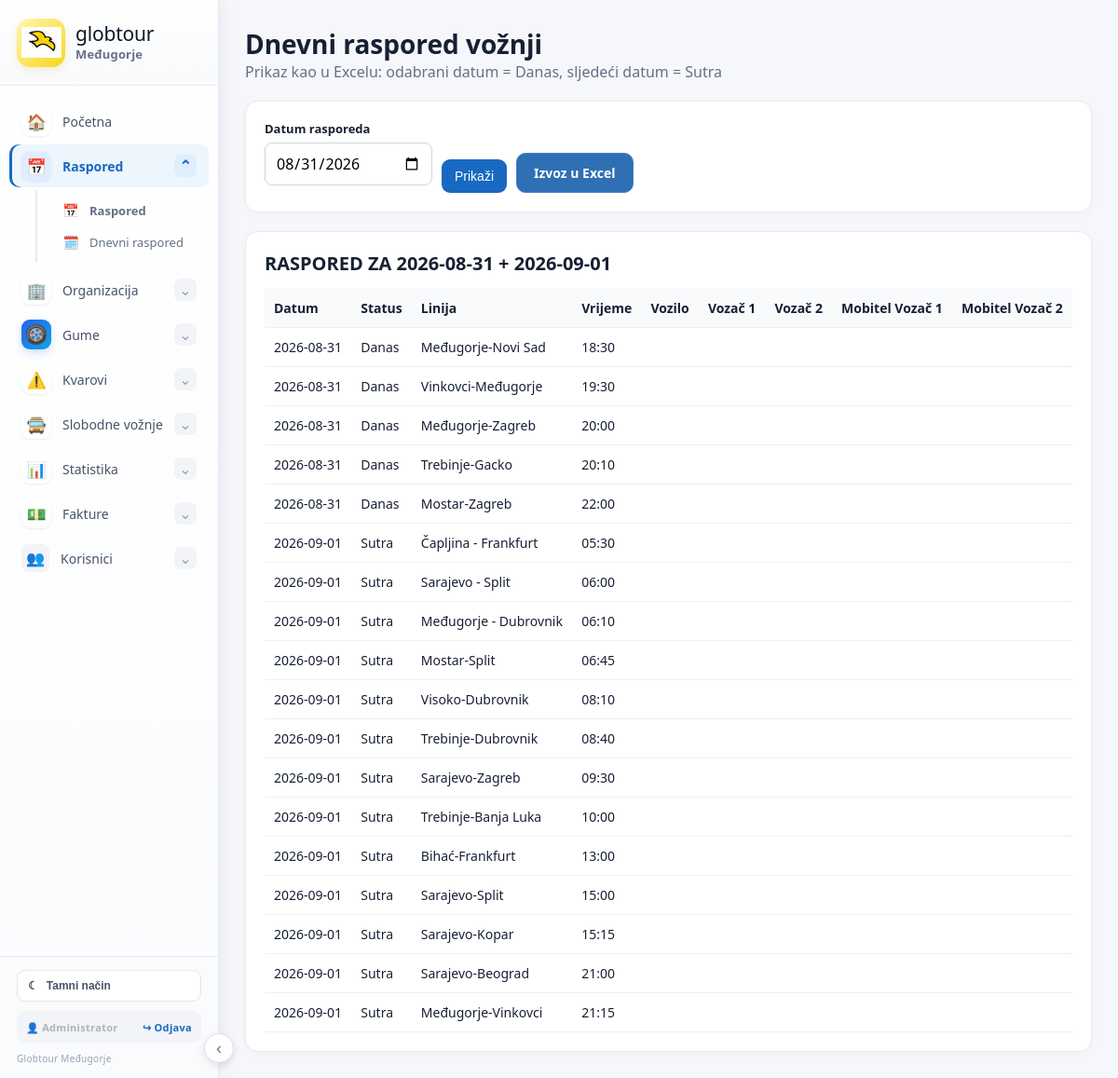
/dnevni (signed in), run on the app's committed database.
### tables this page shows
CREATE TABLE users (
        id INTEGER PRIMARY KEY AUTOINCREMENT,
        username TEXT UNIQUE NOT NULL,
        password_hash TEXT NOT NULL,
        full_name TEXT,
        role TEXT NOT NULL DEFAULT 'user',
        permissions TEXT DEFAULT '',
        active INTEGER NOT NULL DEFAULT 1
    );

CREATE TABLE lines (id INTEGER PRIMARY KEY,name TEXT NOT NULL,origin TEXT,destination TEXT,departure TEXT,schedule_day TEXT,active TEXT DEFAULT 'Da', group_type TEXT DEFAULT 'D0', duration_hours_int INTEGER NOT NULL DEFAULT 0, duration_minutes INTEGER NOT NULL DEFAULT 0, duration_hours REAL NOT NULL DEFAULT 0, duration_days INTEGER NOT NULL DEFAULT 1, distance_km REAL NOT NULL DEFAULT 0, internal_return INTEGER NOT NULL DEFAULT 0);

### app.py (the view)
@permission_required("schedule_view")
@app.route("/dnevni")
def daily():
 from datetime import datetime
 d=request.args.get("date") or date.today().isoformat()
 try: selected=datetime.strptime(d,"%Y-%m-%d").date()
 except ValueError: selected=date.today()
 c=db(); rows,next_day=planned_rows_for_dates(c,selected)
 phone_rows=c.execute("SELECT name,phone FROM drivers").fetchall()
 phones={str(x["name"]).strip():(x["phone"] or "") for x in phone_rows if x["name"]}
 for r in rows:
  r["p1"]=phones.get((r.get("driver1") or "").strip(),"")
  r["p2"]=phones.get((r.get("driver2") or "").strip(),"")
 c.close()
 return render_template("daily.html",rows=rows,selected_date=selected.isoformat(),
                        tomorrow_date=next_day.isoformat())

### app.py (called while the page is built, shortened)
@app.context_processor
def inject_today():
 return {'today':date.today().isoformat()}

def db():
 ensure_return_schema()
 c=sqlite3.connect(DB); c.row_factory=sqlite3.Row
 seed_known_line_durations(c)
 return c

def line_runs_on(line, target_date):
    days=(line["schedule_day"] or "").strip()
    if not days:
        return False
    allowed={x.strip().upper() for x in days.split(",") if x.strip()}
    code={0:"PON",1:"UTO",2:"SRI",3:"ČET",4:"PET",5:"SUB",6:"NED"}[target_date.weekday()]
    return code in allowed

def line_group(line):
    g=(line["group_type"] or "").strip()
    return g if g in ("D0","D+1") else "D0"

@app.context_processor
def customer_select_options():
    try:
        c=db()
        rows=c.execute("SELECT id,name,id_number,vat_number,address,city,country,contact_person,phone,email,note FROM customers WHERE COALESCE(active,'Da')!='Ne' ORDER BY name COLLATE NOCASE").fetchall()
        c.close()
    except Exception:
        rows=[]
    return {"customer_rows":rows, "free_ride_customer_options":rows}

@app.context_processor
def inject_customer_lookup():
    def customer_by_name(name):
        return _customer_data(name)
    return {"customer_by_name":customer_by_name}

@app.context_processor
def inject_customers():
    try:
        c=db()
        rows=c.execute("SELECT name FROM customers WHERE COALESCE(active,'Da')!='Ne' ORDER BY name").fetchall()
        c.close()
    except Exception:
        rows=[]
    return {"customer_rows":rows}

@app.context_processor
def ctx(): return {"today":date.today().isoformat()}

def auth_user():
    uid=session.get("user_id")
    if not uid:
        return None
    try:
        c=db()
        row=c.execute("SELECT * FROM users WHERE id=? AND active=1",(uid,)).fetchone()
        c.close()
        return row
    except Exception:
        return None

def has_permission(user, key):
    if user is None:
        return False
    try:
        role=str(user["role"] or "").strip().lower()
        permissions=str(user["permissions"] or "")
        if role == "admin" or permissions.strip() == "*":
            return True
    except Exception:
        return False

@app.context_processor
def auth_context():
    return {"current_user": auth_user(), "has_permission": has_permission}

@app.before_request
def auth_guard():
    endpoint=request.endpoint or ""
    if endpoint in ("login", "static"):
        return None
    if not session.get("user_id"):
        return redirect(url_for("login"))
    return None

### templates/daily.html
{% extends "base.html" %}{% block content %}
<div class="title">
  <div>
    <h1>Dnevni raspored vožnji</h1>
    <div class="muted">Prikaz kao u Excelu: odabrani datum = Danas, sljedeći datum = Sutra</div>
  </div>
</div>
<div class="panel">
  <form class="filters">
    <div class="field"><label>Datum rasporeda</label><input type="date" name="date" value="{{selected_date}}"></div>
    <button class="btn">Prikaži</button>
    <a class="btn secondary"  href="/izvoz/excel?from={{selected_date}}&to={{selected_date}}&snapshot=1">Izvoz u Excel</a>
  </form>
</div>
<div class="panel">
  <h2>RASPORED ZA {{selected_date}} + {{tomorrow_date}}</h2>
  <table>
    <tr><th>Datum</th><th>Status</th><th>Linija</th><th>Vrijeme</th><th>Vozilo</th><th>Vozač 1</th><th>Vozač 2</th><th>Mobitel Vozač 1</th><th>Mobitel Vozač 2</th></tr>
    {% for r in rows %}
    <tr>
      <td>{{r.date}}</td>
      <td>{% if r.date == selected_date %}<span class="badge green">Danas</span>{% else %}<span class="badge">Sutra</span>{% endif %}</td>
      <td>{{r.line}}</td><td>{{r.time}}</td><td>{{r.vehicle or ''}}</td>
      <td>{{r.driver1 or ''}}</td><td>{{r.driver2 or ''}}</td><td>{{r.p1 or ''}}</td><td>{{r.p2 or ''}}</td>
    </tr>
    {% else %}<tr><td colspan="9">Nema rasporeda.</td></tr>{% endfor %}
  </table>
</div>
{% endblock %}

### templates/base.html (shortened to what this page needs)
<!doctype html><html lang="hr"><head><meta charset="utf-8"><meta name="viewport" content="width=device-width,initial-scale=1"><title>Globtour Međugorje</title><link rel="stylesheet" href="{{url_for('static',filename='style.css')}}">
</head><body>
<aside class="sidebar">
  <div class="sidebar-brand">
    <a href="/" class="brand">
      <span class="brand-logo"><img src="{{url_for('static',filename='globtour-bird.png')}}" alt="Globtour"></span>
      <span class="brand-text"><span>globtour</span><strong>Međugorje</strong></span>
    </a>
  </div>
  <nav class="side-nav">
    <a class="side-link" href="/"><span class="side-icon main-nav-icon">🏠</span><span>Početna</span></a>
    <details class="side-group">
      <summary><span class="side-icon main-nav-icon">📅</span><span>Raspored</span><span class="chevron">⌄</span></summary>
      <div class="side-sub">
        <a href="/raspored"><span class="sub-icon">📅</span>Raspored</a>
        <a href="/dnevni"><span class="sub-icon">🗓️</span>Dnevni raspored</a>
      </div>
    </details>
    <details class="side-group">
      <summary><span class="side-icon main-nav-icon">🏢</span><span>Organizacija</span><span class="chevron">⌄</span></summary>
    </details>
    <details class="side-group">
      <summary><span class="side-icon main-nav-icon tire-modern-icon">🛞</span><span>Gume</span><span class="chevron">⌄</span></summary>
    </details>
    {% if has_permission(current_user,"breakdowns_view") %}
<details class="side-group" {% if request.path.startswith('/kvarovi') %}open{% endif %}>
  <summary>
    <span class="side-icon main-nav-icon">⚠️</span>
    <span>Kvarovi</span>
    <span class="chevron">⌄</span>
  </summary>
</details>
{% endif %}
    <details class="side-group" {% if request.path.startswith('/slobodne-voznje') %}open{% endif %}>
      <summary><span class="side-icon main-nav-icon">🚍</span><span>Slobodne vožnje</span><span class="chevron">⌄</span></summary>
    </details>
    <details class="side-group" {% if request.path.startswith('/statistika') %}open{% endif %}>
      <summary><span class="side-icon main-nav-icon">📊</span><span>Statistika</span><span class="chevron">⌄</span></summary>
    </details>
    <details class="side-group" {% if request.path.startswith('/predracuni') or request.path.startswith('/c-fakture') %}open{% endif %}>
      <summary><span class="side-icon main-nav-icon">💵</span><span>Fakture</span><span class="chevron">⌄</span></summary>
    </details>
    <details class="side-group">
      <summary><span class="side-icon">👥</span><span>Korisnici</span><span class="chevron">⌄</span></summary>
    </details>
  </nav>
  <div class="sidebar-bottom">
    <button class="theme-toggle" type="button" onclick="toggleTheme()" aria-label="Promijeni temu">
      <span id="theme-icon">☾</span><span id="theme-label">Tamni način</span>
    </button>
    <div class="account-box">
      <span class="account-name">👤 {% if current_user %}{{current_user["full_name"] or current_user["username"]}}{% else %}Korisnik{% endif %}</span>
      <a class="logout-link" href="/logout">↪ Odjava</a>
    </div>
    <span class="sidebar-copy">Globtour Međugorje</span>
  </div>
</aside>
<button class="sidebar-toggle" type="button" onclick="toggleSidebar()" aria-label="Sakrij izbornik">‹</button>
<main class="wrap">{% with messages=get_flashed_messages(with_categories=true) %}{% for cat,msg in messages %}<div class="alert alert-{{cat}}">{{msg}}</div>{% endfor %}{% endwith %}{% block content %}{% endblock %}</main>
</body></html>

### templates/base.html (style rules this page uses)
a.btn.excel-export-btn, button.btn.excel-export-btn, a[href*="excel"].btn, button[data-export="excel"] { display:inline-flex !important; align-items:center !important; gap:8px !important; padding:11px 18px !important; border-radius:10px !important; background:#2f6fb3 !important; color:#fff !important; border:1px solid #3f80c5 !important; font-weight:600 !important; text-decoration:none !important; box-shadow:none !important; }

### data on the page
users: full_name "Administrator"
lines: date "2026-08-31", shows "Danas", line "Međugorje-Novi Sad", time "18:30"
lines: date "2026-08-31", shows "Danas", line "Vinkovci-Međugorje", time "19:30"
lines: date "2026-08-31", shows "Danas", line "Međugorje-Zagreb", time "20:00"
lines: date "2026-08-31", shows "Danas", line "Trebinje-Gacko", time "20:10"
lines: date "2026-08-31", shows "Danas", line "Mostar-Zagreb", time "22:00"
lines: date "2026-09-01", shows "Sutra", line "Čapljina - Frankfurt", time "05:30"
lines: date "2026-09-01", shows "Sutra", line "Sarajevo - Split", time "06:00"
lines: date "2026-09-01", shows "Sutra", line "Međugorje - Dubrovnik", time "06:10"
lines: date "2026-09-01", shows "Sutra", line "Mostar-Split", time "06:45"
lines: date "2026-09-01", shows "Sutra", line "Visoko-Dubrovnik", time "08:10"
lines: date "2026-09-01", shows "Sutra", line "Trebinje-Dubrovnik", time "08:40"
lines: date "2026-09-01", shows "Sutra", line "Sarajevo-Zagreb", time "09:30"
lines: date "2026-09-01", shows "Sutra", line "Trebinje-Banja Luka", time "10:00"
lines: date "2026-09-01", shows "Sutra", line "Bihać-Frankfurt", time "13:00"
lines: date "2026-09-01", shows "Sutra", line "Sarajevo-Split", time "15:00"
lines: date "2026-09-01", shows "Sutra", line "Sarajevo-Kopar", time "15:15"
lines: date "2026-09-01", shows "Sutra", line "Sarajevo-Beograd", time "21:00"
lines: date "2026-09-01", shows "Sutra", line "Međugorje-Vinkovci", time "21:15"

### other printed values
{{ selected_date }} "2026-08-31"
{{ tomorrow_date }} "2026-09-01"
